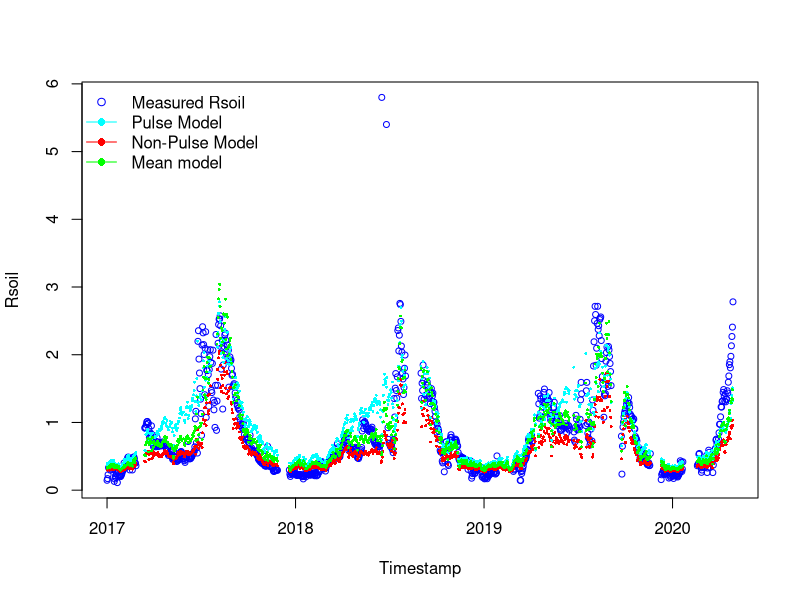

The R source for this figure:
# 18-05-2024
# Anastasia Makhnykina

library(dplyr)
library(tidyr)
library(tidyverse)
library(lubridate)
library(ggplot2)
library(units)
library(stats)
library(grDevices)
library(readr)

# Open new files 
summary_Cham_P <- read.csv("data/All summary chamber.csv")
Pulse_Cham <- read.csv("data/Pulse sum chamber.csv")
NonPulse_Cham <- read.csv("data/NonPulse sum chamber.csv")

# Make sure in the Date format
NonPulse_Cham$date <- as.Date(NonPulse_Cham$date)
Pulse_Cham$date <- as.Date(Pulse_Cham$date)
summary_Cham_P$date <- as.Date(summary_Cham_P$date)

# CHECK COLUMN NAMES AND DATA TYPES
str(NonPulse_Cham)
str(Pulse_Cham)
str(summary_Cham_P)

###### Pulse time model ###########################
###################################################

# Assign variables
meanSWC_P =Pulse_Cham$meanSWC
meanST_P = Pulse_Cham$meanTsoil
meanGPP_P = Pulse_Cham$meanGPP
GPPmax_P = max(Pulse_Cham$meanGPP, na.rm=TRUE)

# Fit model
Param_model4_P <- nls(meanRsoil ~ Fref*((meanGPP_P/GPPmax_P +n)/1+n) *(1-c4*(0.1-meanSWC_P)^2)*exp(b4*meanST_P), 
                      data = Pulse_Cham,
                      start = list(Fref=0.75,  c4=56.54, b4=0.04, n=0.84),
                      control = nls.control(maxiter = 1000, minFactor = 0.01)
)
Summary_Model4_P = summary(Param_model4_P)

# Pulse parameters
FrefP = 0.446910
SMoptP =0.125 
c4P = -1.058658   
b4P = 0.044799
nP= 0.298964

####### Non-Pulse model ###################
###########################################

# Assign variables
meanSWC_NP <- NonPulse_Cham$meanSWC
meanST_NP <- NonPulse_Cham$meanTsoil
meanGPP_NP <- NonPulse_Cham$meanGPP
GPPmax_NP <- max(NonPulse_Cham$meanGPP, na.rm = TRUE)

# Fit model
Param_model4_NP <- nls(meanRsoil ~ Fref*((meanGPP_NP/GPPmax_NP +n)/1+n) *
                         (1-c4*(0.1-meanSWC_NP)^2)*exp(b4*meanST_NP), 
                       data = NonPulse_Cham,
                       start = list(Fref=0.75, c4=56.54, b4=0.04, n=0.84),
                       control = nls.control(maxiter = 1000, minFactor = 0.01)
)
Summary_Model4_NP = summary(Param_model4_NP)

# Formula: meanRECO ~ Fref * ((meanGPP_NP/GPPmax_NP + n)/1 + n) * (1 - c4 * 

# NON_Pulse parameters
FrefNP = 0.743454
SMoptNP =0.125 
c4NP = -1.668911  
b4NP = 0.023544
nNP=  0.160941

############### All time model #################################
################################################################

complete.cases(summary_Cham_P)

# Setting up drivers for all time
All_meanSWC = summary_Cham_P$meanSWC
All_meanST = summary_Cham_P$meanTsoil
All_meanGPP = summary_Cham_P$meanGPP
All_GPPmax = max(summary_Cham_P$meanGPP, na.rm = TRUE)

Param_model4_All <- nls(meanRsoil ~ Fref*((All_meanGPP/All_GPPmax +n)/1+n) *(1-c4*(0.1-All_meanSWC)^2)*exp(b4*All_meanST), 
                        data = summary_Cham_P,
                        start = list(Fref=0.75,  c4=56.54, b4=0.04, n=0.84),
                        control = nls.control(maxiter = 1000, minFactor = 0.01)
)
Summary_Model4_All = summary(Param_model4_All)

# All-time parameters
FrefAll = 0.916427
SMoptAll =0.125 
c4All = -0.244660   
b4All = 0.031851
nAll= 0.137391

#run model for full time series based on non-pulse time parameters
ALL_model4_NP = FrefNP*((All_meanGPP/All_GPPmax +nNP)/1+nNP) *(1-c4NP*(SMoptNP-All_meanSWC)^2)*exp(b4NP*All_meanST)
#run model for full time series based on pulse time parameters
All_model4_P = FrefP*((All_meanGPP/All_GPPmax +nP)/1+nP) *(1-c4P*(SMoptP-All_meanSWC)^2)*exp(b4P*All_meanST)
#run all time model
All_model4 = FrefAll*((All_meanGPP/All_GPPmax +nAll)/1+nAll) *(1-c4All*(SMoptAll-All_meanSWC)^2)*exp(b4All*All_meanST)

# Plot the RECO time series
plot(summary_Cham_P$date, summary_Cham_P$meanRsoil, type = "p", col = "blue", xlab = "Timestamp", ylab = "Rsoil", cex = 0.8)

# Add the model output time series to the plot - CORRECT FIGURE
points(summary_Cham_P$date, ALL_model4_NP, col = "red", pch = 16, cex = 0.4)
points(summary_Cham_P$date, All_model4_P, col = "cyan", pch = 16, cex = 0.4, alpha=0.5)
points(summary_Cham_P$date, All_model4, col = "green", pch = 16, cex = 0.4, alpha=0.5)

# create the legend
legend(x = "topleft",
       legend = c("Measured Rsoil", "Pulse Model", "Non-Pulse Model", "Mean model"),
       pch = c(1, 16, 16,16),
       col = c("blue", "cyan", "red","green"),
       lty = c(NA, 1, 1,1),
       bty = "n")
